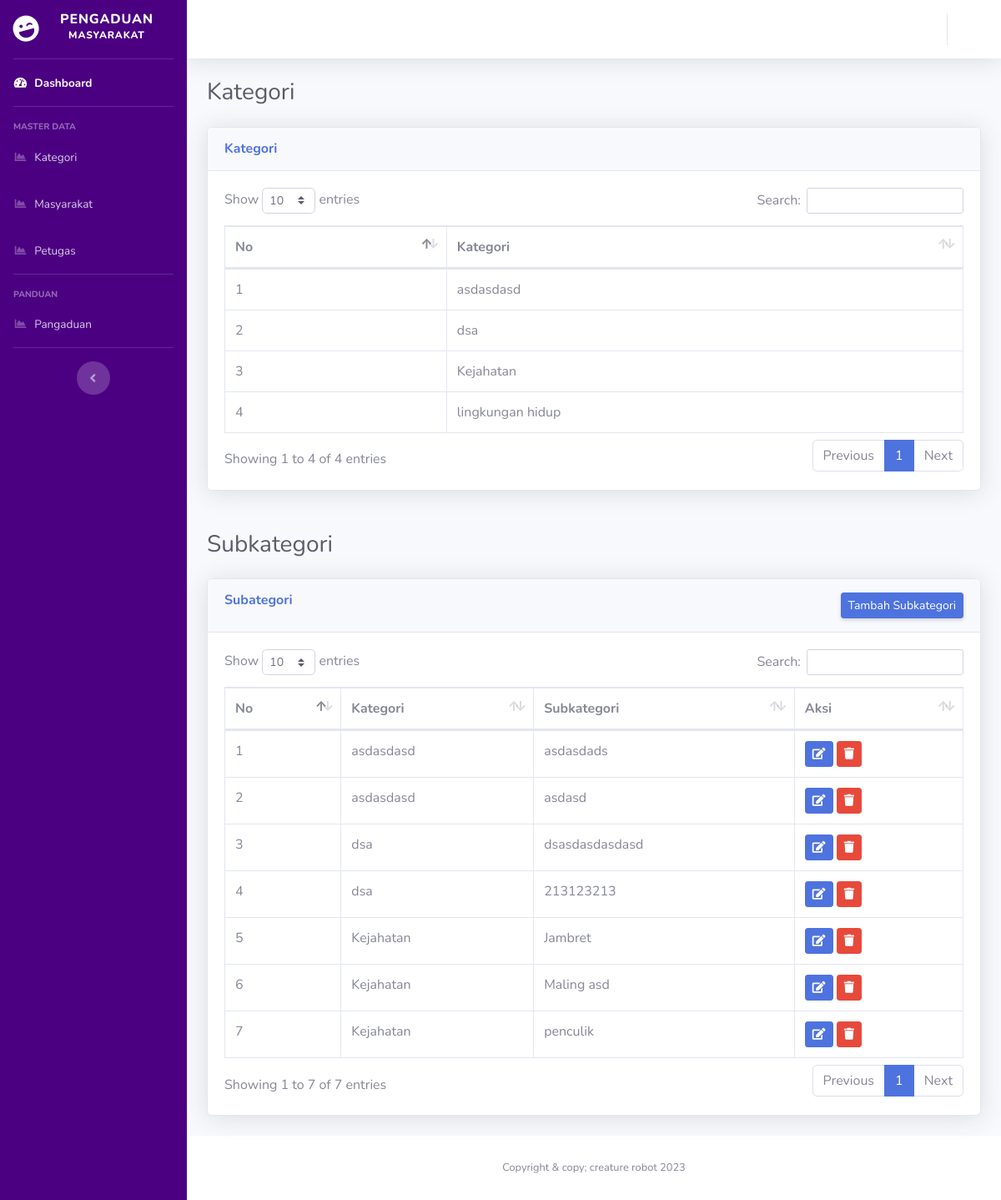
The app's page /index.php/admin/kategori with its own data.
### tables this page shows
CREATE TABLE `kategori` (
  `id` int(11) NOT NULL,
  `kategori` varchar(255) NOT NULL
);

CREATE TABLE `subkategori` (
  `id_subkategori` int(128) NOT NULL,
  `id_kategori` int(11) NOT NULL,
  `sub_kategori` varchar(255) NOT NULL
);

### application/controllers/Admin.php (called while the page is built, shortened)
<?php
class Admin extends CI_Controller {
	public function kategori()
	{
		$data['user'] = $this->db->get_where('petugas', ['username' => $this->session->userdata('username')])->row_array();
		$this->load->model('M_admin');
		$data['kategori'] = $this->M_admin->kategori()->result_array();
		$data['subkategori'] = $this->M_admin->subkategori()->result_array();
		$this->load->view('template/Header');
        $this->load->view('template/Sidebar',$data);
        $this->load->view('template/Topbar',$data);
		$this->load->view('admin/Kategori', $data);
		$this->load->view('template/Footer');
	}
}

### index.php (called while the page is built, shortened)
<?php
require_once BASEPATH.'core/CodeIgniter.php';

### application/models/M_Admin.php (called while the page is built, shortened)
<?php
class M_admin extends CI_Model
{
   public function kategori()
   {
      return $this->db->get('kategori');
   }
   public function subkategori()
   {
      $this->db->select("*");
      $this->db->from('subkategori');
      $this->db->join('kategori', 'kategori.id=subkategori.id_kategori');
      return $this->db->get();
   }
}

### application/views/admin/Kategori.php (the view, shortened to what this page needs)
<div class="container-fluid">
    <div class="d-sm-flex align-items-center justify-content-between mb-4">
        <h1 class="h3 mb-0 text-gray-800">Kategori </h1>
    </div>
    <div class="card shadow mb-4">
        <div class="card-header py-3">
            <div class="d-flex align-text-center">
                <h6 class="m-0 font-weight-bold text-primary">Kategori</h6>
            </div>
        </div>
        <div class="card-body">
            <div class="table-responsive">
                <table class="table table-bordered" id="dataTable" width="100%" cellspacing="0">
                    <thead>
                        <tr>
                            <th>No</th>
                            <th>Kategori</th>
                        </tr>
                    </thead>
                    <tbody>
                        <?php $no = 1;
                        foreach ($kategori as $kt) : ?>
                            <tr>
                                <td><?= $no++ ?></td>
                                <td><?= $kt['kategori'] ?></td>
                            </tr>
                        <?php endforeach; ?>
                    </tbody>
                </table>
            </div>
        </div>
    </div>
</div>
<br>
<div class="container-fluid">
    <div class="d-sm-flex align-items-center justify-content-between mb-4">
        <h1 class="h3 mb-0 text-gray-800">Subkategori </h1>
    </div>
    <div class="card shadow mb-4">
        <div class="card-header py-3">
            <div class="d-flex align-text-center">
                <h6 class="m-0 font-weight-bold text-primary">Subategori</h6>
                <button type="button" class="ml-auto d-none d-sm-inline-block btn btn-sm btn-primary shadow-sm" data-toggle="modal" data-target="#subkategori">
                    Tambah Subkategori
                </button>
            </div>
        </div>
        <div class="card-body">
            <div class="table-responsive">
                <table class="table table-bordered" id="tabel" width="100%" cellspacing="0">
                    <thead>
                        <tr>
                            <th>No</th>
                            <th>Kategori</th>
                            <th>Subkategori</th>
                            <th>Aksi</th>
                        </tr>
                    </thead>
                    <tfoot>
                        <tbody>
                            <?php $no = 1;
                            foreach ($subkategori as $sk) : ?>
                                <tr>
                                    <td><?= $no++ ?></td>
                                    <td><?= $sk['kategori'] ?></td>
                                    <td><?= $sk['sub_kategori'] ?></td>
                                    <td>
                                        <button type="button" class="btn btn-primary btn-sm " data-toggle="modal" data-target="#editsub<?= $sk['id_subkategori'] ?>"><i class="fa fa-edit"></i></button>
                                        <a href="<?= base_url('Admin/deletesubkategori/') . $sk['id_subkategori'] ?>">
                                            <button class="btn btn-danger btn-sm" type='submit' onclick="return confirm('Yang Bener Ente?')"><i class="fa fa-trash"></i></button>
                                        </a>
                                    </td>
                                </tr>
                            <?php
                            endforeach; ?>
                        </tbody>
                    </tfoot>
                </table>
            </div>
        </div>
    </div>
</div>
</div>

### application/views/template/Header.php (shortened to what this page needs)
<!DOCTYPE html>
<html lang="en">
<head>
    <link href="<?= base_url('assets/') ?>vendor/fontawesome-free/css/all.min.css" rel="stylesheet" type="text/css">
    <link href=<?= base_url('assets/css/sb-admin-2.min.css')?> rel="stylesheet">
    <link href="<?= base_url('assets/') ?>vendor/datatables/dataTables.bootstrap4.min.css" rel="stylesheet">
</head>
<body id="page-top">
    <div id="wrapper">

### application/views/template/Sidebar.php (shortened to what this page needs)
<ul class="navbar-nav bg-gradient-dark sidebar sidebar-dark accordion" id="accordionSidebar" style="background: indigo;">
    <a class="sidebar-brand d-flex align-items-center justify-content-center" href="<?= base_url('Admin') ?>">
        <div class="sidebar-brand-icon rotate-n-15">
            <i class="fas fa-laugh-wink"></i>
        </div>
        <div class="sidebar-brand-text mx-3">Pengaduan <sup>Masyarakat</sup></div>
    </a>
    <hr class="sidebar-divider my-0">
    <li class="nav-item active">
        <a class="nav-link" href="<?= base_url('Admin') ?>">
            <i class="fas fa-fw fa-tachometer-alt"></i>
            <span>Dashboard</span></a>
    </li>
    <hr class="sidebar-divider">
    <div class="sidebar-heading">
        Master Data
    </div>
    <li class="nav-item">
        <a class="nav-link" href="<?= base_url('Admin/kategori') ?>">
            <i class="fas fa-fw fa-chart-area"></i>
            <span>Kategori</span></a>
    </li>
    <li class="nav-item">
        <a class="nav-link" href="<?= base_url('Admin/Masyarakat') ?>">
            <i class="fas fa-fw fa-chart-area"></i>
            <span>Masyarakat</span></a>
    </li>
    <li class="nav-item">
        <a class="nav-link" href="<?= base_url('Admin/petugas') ?>">
            <i class="fas fa-fw fa-chart-area"></i>
            <span>Petugas</span></a>
    </li>
    <hr class="sidebar-divider">
    <div class="sidebar-heading">
        Panduan
    </div>
    <li class="nav-item">
        <a class="nav-link" href="<?= base_url('Admin/pengadu') ?>">
            <i class="fas fa-fw fa-chart-area"></i>
            <span>Pangaduan</span></a>
    </li>
    <hr class="sidebar-divider d-none d-md-block">
    <div class="text-center d-none d-md-inline">
        <button class="rounded-circle border-0" id="sidebarToggle"></button>
    </div>
</ul>

### application/views/template/Topbar.php (shortened to what this page needs)
   <div id="content-wrapper" class="d-flex flex-column">
<div id="content">
 <nav class="navbar navbar-expand navbar-light bg-white topbar mb-4 static-top shadow">
<ul class="navbar-nav ml-auto">
    <li class="nav-item dropdown no-arrow">
        <a class="nav-link dropdown-toggle" href="#" id="userDropdown" role="button"
            data-toggle="dropdown" aria-haspopup="true" aria-expanded="false">
        </a>
    </li>
</ul>
</nav>

### application/views/template/Footer.php (shortened to what this page needs)
  <footer class="sticky-footer bg-white">
                <div class="container my-auto">
                    <div class="copyright text-center my-auto">
                        <span>Copyright & copy; creature robot 2023</span>
                    </div>
                </div>
            </footer>
        </div>
    </div>
</body>
</html>

### records on screen
kategori: kategori "asdasdasd"
kategori: kategori "dsa"
kategori: kategori "Kejahatan"
kategori: kategori "lingkungan hidup"
subkategori: id_kategori.kategori "asdasdasd", sub_kategori "asdasdads"
subkategori: id_kategori.kategori "asdasdasd", sub_kategori "asdasd"
subkategori: id_kategori.kategori "dsa", sub_kategori "dsasdasdasdasd"
subkategori: id_kategori.kategori "dsa", sub_kategori "213123213"
subkategori: id_kategori.kategori "Kejahatan", sub_kategori "Jambret"
subkategori: id_kategori.kategori "Kejahatan", sub_kategori "Maling asd"
subkategori: id_kategori.kategori "Kejahatan", sub_kategori "penculik"
